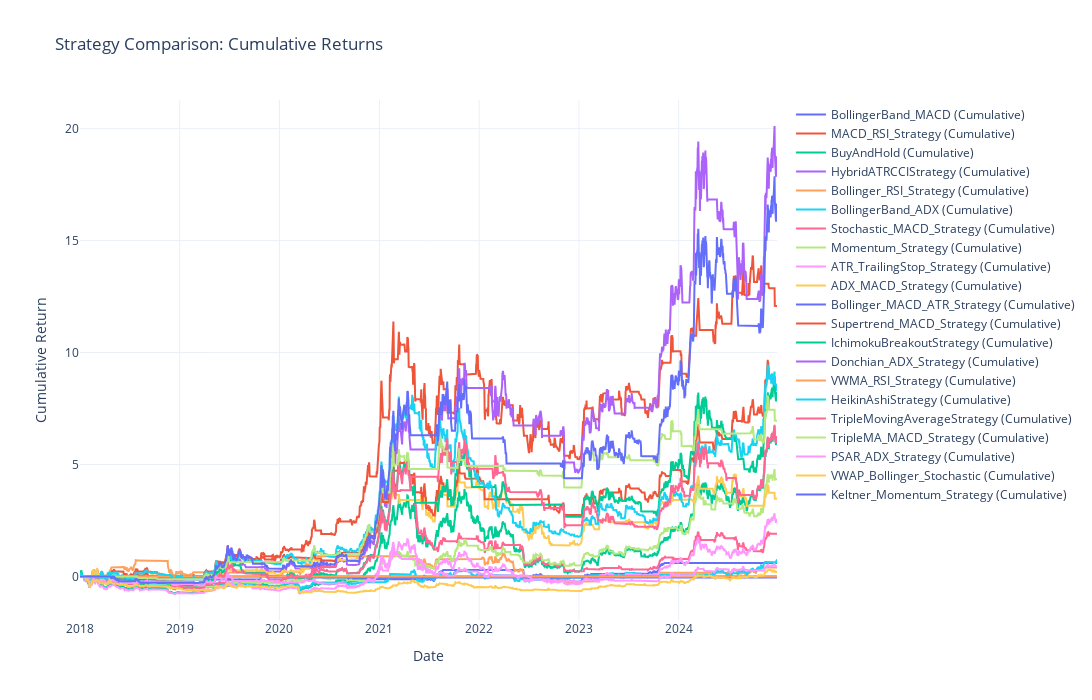

This figure's notebook cell:
### Code cell
# Create a Plotly figure
fig = go.Figure()

for strat_name, data_dict in strategy_dict.items():
    run_results = data_dict['results']
    
    # Usually returns is a list of strategy instances; we assume one strategy instance
    strategy_instance = run_results[0]
    
    # Extract the TimeReturn analyzer
    time_return_dict = strategy_instance.analyzers.timereturn.get_analysis()
    
    # Convert to a pandas Series
    returns_series = pd.Series(time_return_dict)
    
    # Calculate cumulative returns: (1 + r).cumprod() - 1
    cumulative_returns = (1 + returns_series).cumprod() - 1
    
    # Plot with Plotly
    fig.add_trace(go.Scatter(
        x=cumulative_returns.index,
        y=cumulative_returns.values,
        mode='lines',
        name=f"{strat_name} (Cumulative)"
    ))

# Update figure layout
fig.update_layout(
    title="Strategy Comparison: Cumulative Returns",
    xaxis_title="Date",
    yaxis_title="Cumulative Return",
    template="plotly_white",
    width=1200,
    height=700
)

# Show the figure
fig.show()

### Figure 1 — Plotly figure (JSON) as saved in the notebook; plotly's stock layout.template omitted (floating-point values rounded to 4 significant figures; data arrays with more than 128 entries replaced by an {"elided": "..."} marker saying what was removed)
{"data": [{"mode": "lines", "name": "BollingerBand_MACD (Cumulative)", "type": "scatter", "x": {"elided": "2552 str values"}, "y": {"elided": "2552 float values"}}, {"mode": "lines", "name": "MACD_RSI_Strategy (Cumulative)", "type": "scatter", "x": {"elided": "2552 str values"}, "y": {"elided": "2552 float values"}}, {"mode": "lines", "name": "BuyAndHold (Cumulative)", "type": "scatter", "x": {"elided": "2552 str values"}, "y": {"elided": "2552 float values"}}, {"mode": "lines", "name": "HybridATRCCIStrategy (Cumulative)", "type": "scatter", "x": {"elided": "2552 str values"}, "y": {"elided": "2552 float values"}}, {"mode": "lines", "name": "Bollinger_RSI_Strategy (Cumulative)", "type": "scatter", "x": {"elided": "2552 str values"}, "y": {"elided": "2552 float values"}}, {"mode": "lines", "name": "BollingerBand_ADX (Cumulative)", "type": "scatter", "x": {"elided": "2552 str values"}, "y": {"elided": "2552 float values"}}, {"mode": "lines", "name": "Stochastic_MACD_Strategy (Cumulative)", "type": "scatter", "x": {"elided": "2552 str values"}, "y": {"elided": "2552 float values"}}, {"mode": "lines", "name": "Momentum_Strategy (Cumulative)", "type": "scatter", "x": {"elided": "2552 str values"}, "y": {"elided": "2552 float values"}}, {"mode": "lines", "name": "ATR_TrailingStop_Strategy (Cumulative)", "type": "scatter", "x": {"elided": "2552 str values"}, "y": {"elided": "2552 float values"}}, {"mode": "lines", "name": "ADX_MACD_Strategy (Cumulative)", "type": "scatter", "x": {"elided": "2552 str values"}, "y": {"elided": "2552 float values"}}, {"mode": "lines", "name": "Bollinger_MACD_ATR_Strategy (Cumulative)", "type": "scatter", "x": {"elided": "2552 str values"}, "y": {"elided": "2552 float values"}}, {"mode": "lines", "name": "Supertrend_MACD_Strategy (Cumulative)", "type": "scatter", "x": {"elided": "2552 str values"}, "y": {"elided": "2552 float values"}}, {"mode": "lines", "name": "IchimokuBreakoutStrategy (Cumulative)", "type": "scatter", "x": {"elided": "2552 str values"}, "y": {"elided": "2552 float values"}}, {"mode": "lines", "name": "Donchian_ADX_Strategy (Cumulative)", "type": "scatter", "x": {"elided": "2552 str values"}, "y": {"elided": "2552 int values"}}, {"mode": "lines", "name": "VWMA_RSI_Strategy (Cumulative)", "type": "scatter", "x": {"elided": "2552 str values"}, "y": {"elided": "2552 int values"}}, {"mode": "lines", "name": "HeikinAshiStrategy (Cumulative)", "type": "scatter", "x": {"elided": "2552 str values"}, "y": {"elided": "2552 float values"}}, {"mode": "lines", "name": "TripleMovingAverageStrategy (Cumulative)", "type": "scatter", "x": {"elided": "2552 str values"}, "y": {"elided": "2552 float values"}}, {"mode": "lines", "name": "TripleMA_MACD_Strategy (Cumulative)", "type": "scatter", "x": {"elided": "2552 str values"}, "y": {"elided": "2552 float values"}}, {"mode": "lines", "name": "PSAR_ADX_Strategy (Cumulative)", "type": "scatter", "x": {"elided": "2552 str values"}, "y": {"elided": "2552 float values"}}, {"mode": "lines", "name": "VWAP_Bollinger_Stochastic (Cumulative)", "type": "scatter", "x": {"elided": "2552 str values"}, "y": {"elided": "2552 float values"}}, {"mode": "lines", "name": "Keltner_Momentum_Strategy (Cumulative)", "type": "scatter", "x": {"elided": "2552 str values"}, "y": {"elided": "2552 float values"}}], "layout": {"height": 700, "title": {"text": "Strategy Comparison: Cumulative Returns"}, "width": 1200, "xaxis": {"title": {"text": "Date"}}, "yaxis": {"title": {"text": "Cumulative Return"}}}}
